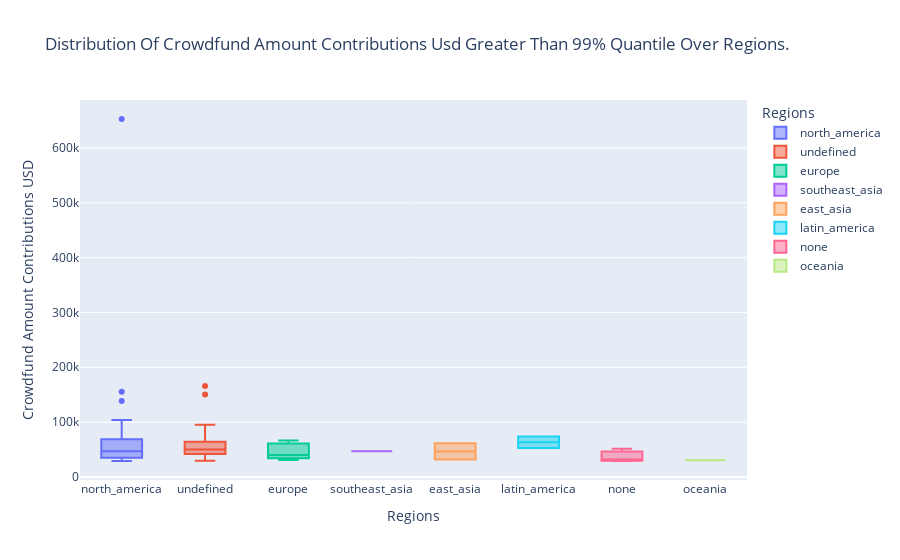

Source (notebook cell):
### Code cell
px.box(data_frame=df1, x = "region", y = "crowdfund_amount_contributions_usd(int)",
       color="region",
       boxmode="overlay",
       title="Distribution of Crowdfund Amount Contributions USD Greater than 99% Quantile over Regions.".title(),
       labels={"crowdfund_amount_contributions_usd(int)": "Crowdfund Amount Contributions USD",
                         "region": "Regions"})

### Figure 1 — Plotly figure (JSON) as saved in the notebook; plotly's stock layout.template omitted (floating-point values rounded to 4 significant figures)
{"data": [{"alignmentgroup": "True", "hovertemplate": "Regions=%{x}<br>Crowdfund Amount Contributions USD=%{y}<extra></extra>", "legendgroup": "north_america", "marker": {"color": "#636efa"}, "name": "north_america", "notched": false, "offsetgroup": "north_america", "orientation": "v", "showlegend": true, "type": "box", "x": ["north_america", "north_america", "north_america", "north_america", "north_america", "north_america", "north_america", "north_america", "north_america", "north_america", "north_america", "north_america", "north_america", "north_america", "north_america", "north_america", "north_america", "north_america"], "x0": " ", "xaxis": "x", "y": [103800.0, 58720.0, 59140.0, 33100.0, 50780.0, 37320.0, 155600.0, 55340.0, 30240.0, 68730.0, 30900.0, 29220.0, 38080.0, 35410.0, 652900.0, 138600.0, 43020.0, 34870.0], "y0": " ", "yaxis": "y"}, {"alignmentgroup": "True", "hovertemplate": "Regions=%{x}<br>Crowdfund Amount Contributions USD=%{y}<extra></extra>", "legendgroup": "undefined", "marker": {"color": "#EF553B"}, "name": "undefined", "notched": false, "offsetgroup": "undefined", "orientation": "v", "showlegend": true, "type": "box", "x": ["undefined", "undefined", "undefined", "undefined", "undefined", "undefined", "undefined", "undefined", "undefined", "undefined", "undefined", "undefined", "undefined", "undefined"], "x0": " ", "xaxis": "x", "y": [95280.0, 166100.0, 51950.0, 47780.0, 29710.0, 46230.0, 53820.0, 34230.0, 64000.0, 150400.0, 52110.0, 44620.0, 41930.0, 40640.0], "y0": " ", "yaxis": "y"}, {"alignmentgroup": "True", "hovertemplate": "Regions=%{x}<br>Crowdfund Amount Contributions USD=%{y}<extra></extra>", "legendgroup": "europe", "marker": {"color": "#00cc96"}, "name": "europe", "notched": false, "offsetgroup": "europe", "orientation": "v", "showlegend": true, "type": "box", "x": ["europe", "europe", "europe", "europe", "europe", "europe", "europe"], "x0": " ", "xaxis": "x", "y": [40100.0, 53760.0, 66300.0, 63690.0, 32280.0, 30730.0, 39530.0], "y0": " ", "yaxis": "y"}, {"alignmentgroup": "True", "hovertemplate": "Regions=%{x}<br>Crowdfund Amount Contributions USD=%{y}<extra></extra>", "legendgroup": "southeast_asia", "marker": {"color": "#ab63fa"}, "name": "southeast_asia", "notched": false, "offsetgroup": "southeast_asia", "orientation": "v", "showlegend": true, "type": "box", "x": ["southeast_asia"], "x0": " ", "xaxis": "x", "y": [46750.0], "y0": " ", "yaxis": "y"}, {"alignmentgroup": "True", "hovertemplate": "Regions=%{x}<br>Crowdfund Amount Contributions USD=%{y}<extra></extra>", "legendgroup": "east_asia", "marker": {"color": "#FFA15A"}, "name": "east_asia", "notched": false, "offsetgroup": "east_asia", "orientation": "v", "showlegend": true, "type": "box", "x": ["east_asia", "east_asia"], "x0": " ", "xaxis": "x", "y": [31800.0, 61250.0], "y0": " ", "yaxis": "y"}, {"alignmentgroup": "True", "hovertemplate": "Regions=%{x}<br>Crowdfund Amount Contributions USD=%{y}<extra></extra>", "legendgroup": "latin_america", "marker": {"color": "#19d3f3"}, "name": "latin_america", "notched": false, "offsetgroup": "latin_america", "orientation": "v", "showlegend": true, "type": "box", "x": ["latin_america", "latin_america"], "x0": " ", "xaxis": "x", "y": [73820.0, 52870.0], "y0": " ", "yaxis": "y"}, {"alignmentgroup": "True", "hovertemplate": "Regions=%{x}<br>Crowdfund Amount Contributions USD=%{y}<extra></extra>", "legendgroup": "none", "marker": {"color": "#FF6692"}, "name": "none", "notched": false, "offsetgroup": "none", "orientation": "v", "showlegend": true, "type": "box", "x": ["none", "none", "none"], "x0": " ", "xaxis": "x", "y": [51290.0, 29070.0, 31690.0], "y0": " ", "yaxis": "y"}, {"alignmentgroup": "True", "hovertemplate": "Regions=%{x}<br>Crowdfund Amount Contributions USD=%{y}<extra></extra>", "legendgroup": "oceania", "marker": {"color": "#B6E880"}, "name": "oceania", "notched": false, "offsetgroup": "oceania", "orientation": "v", "showlegend": true, "type": "box", "x": ["oceania"], "x0": " ", "xaxis": "x", "y": [30590.0], "y0": " ", "yaxis": "y"}], "layout": {"boxmode": "overlay", "legend": {"title": {"text": "Regions"}, "tracegroupgap": 0}, "title": {"text": "Distribution Of Crowdfund Amount Contributions Usd Greater Than 99% Quantile Over Regions."}, "xaxis": {"anchor": "y", "categoryarray": ["north_america", "undefined", "europe", "southeast_asia", "east_asia", "latin_america", "none", "oceania"], "categoryorder": "array", "domain": [0, 1], "title": {"text": "Regions"}}, "yaxis": {"anchor": "x", "domain": [0, 1], "title": {"text": "Crowdfund Amount Contributions USD"}}}}
